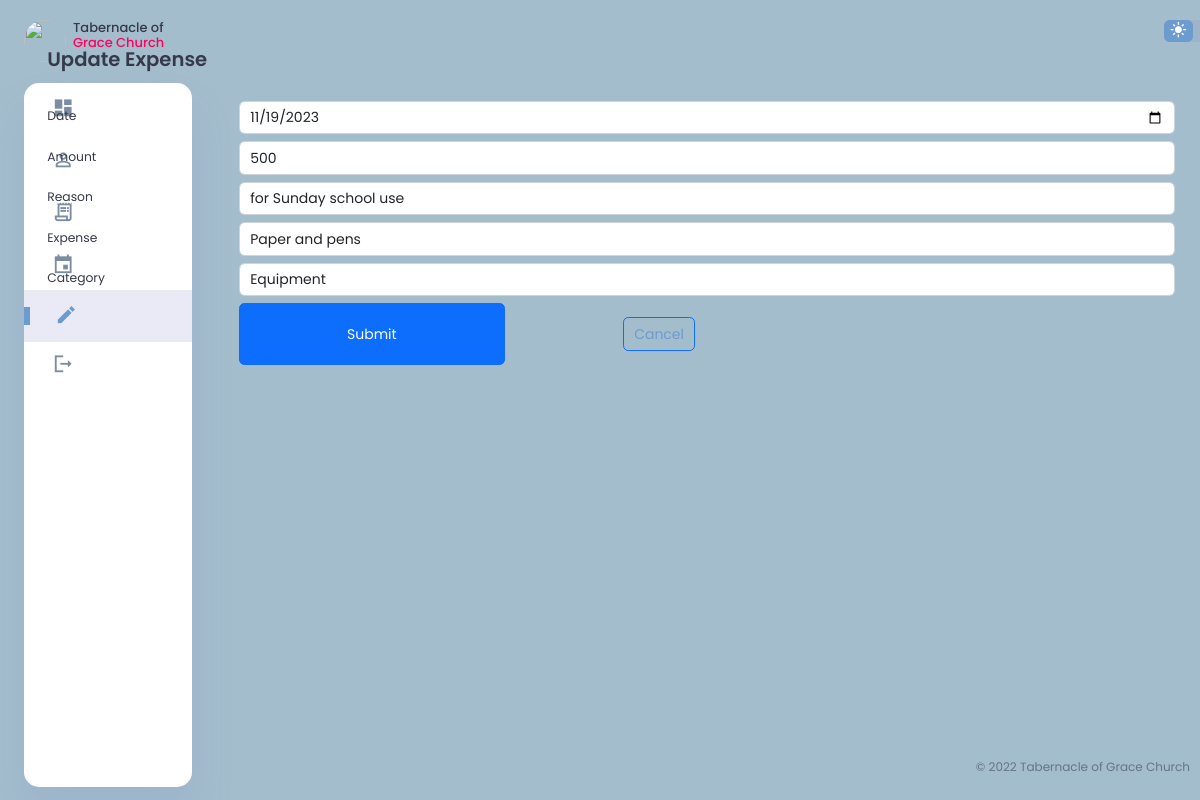
Page /edit_expense.php?ID=1 on the committed database.
### tables this page shows
CREATE TABLE `expense` (
  `ID` int(11) NOT NULL,
  `Date` date NOT NULL,
  `Amount` int(15) NOT NULL,
  `Reason` text NOT NULL,
  `Expense` text NOT NULL,
  `Category` varchar(50) NOT NULL
);

### edit_expense.php (the view, shortened to what this page needs)
<?php
  @include 'dbconnection.php';
  $Date = "";
  $Amount = "";
  $Reason = "";
  $Expense ="";
  $Category ="";
  if($_SERVER['REQUEST_METHOD'] == 'GET'){
    $ID = $_GET["ID"];
    $sql ="SELECT * FROM expense WHERE ID=$ID";
    $result = $conn ->query($sql);
    $row = $result ->fetch_assoc();
    $Date = $row["Date"];
    $Amount = $row["Amount"];
    $Reason = $row["Reason"];
    $Expense = $row["Expense"];
    $Category = $row["Category"];
  }
?>
<!DOCTYPE html>
<html lang="en">
<head>
  <link rel="stylesheet" href="	https://cdn.jsdelivr.net/npm/bootstrap@5.2.2/dist/css/bootstrap.min.css">
  <link rel="stylesheet" href="Styles/footer.css">
  <link rel="stylesheet" href="Styles/dashboard.css">
</head>
<body>
  <div class="edit_expense">
    <aside>
      <div class="toggle">
        <div class="logo">
          <img src="images/logo.jpg">
          <h4>Tabernacle of <span class="danger">Grace Church</span></h4>
        </div>
      </div>
      <div class="sidebar">
          <a href="dashboard.php">
            <span class="material-icons-sharp">
            </span>
          </a>
          <a href="register.php">
            <span class="material-icons-sharp">
            </span>
          </a>
          <a href="Bank.php">
            <span class="material-icons-sharp">
            </span>
          </a>
          <a href="event.php" >
            <span class="material-icons-sharp">
            </span>
          </a>
          <a href="inventory.php" class="active">
              <span class="material-icons-sharp">
              </span>
          </a>
          <a href="index.php">
            <span class="material-icons-sharp">
            </span>
          </a>
      </div>
    </aside>
    <main>
      <div class="recent-orders">
        <div class="containe">
        <h2>Update Expense</h2>
        <br>
        <form method="post">
          <div class="row mb-2">
            <label class="col-sm-2 col-form-label">Date</label>
            <div class="col sm 6">
              <input type="Date" class="form-control" name="Date" value="<?php echo $Date; ?>">
            </div>
          </div>
          <div class="row mb-2">
            <label class="col-sm-2 col-form-label">Amount</label>
            <div class="col sm 6">
              <input type="text" class="form-control" name="Amount" value="<?php echo $Amount; ?>">
            </div>
          </div>
          <div class="row mb-2">
            <label class="col-sm-2 col-form-label">Reason</label>
            <div class="col sm 6">
              <input type="text" class="form-control" name="Reason" value="<?php echo $Reason; ?>">
            </div>
          </div>
          <div class="row mb-2">
            <label class="col-sm-2 col-form-label">Expense</label>
            <div class="col sm 6">
              <input type="text" class="form-control" name="Expense" value="<?php echo $Expense; ?>">
            </div>
          </div>
          <div class="row mb-2">
            <label class="col-sm-2 col-form-label">Category</label>
            <div class="col sm 6">
              <input type="text" class="form-control" name="Category" value="<?php echo $Category; ?>">
            </div>
          </div>
          <div class="row mb-2">
            <div class="offset-sm-2 col-sm-3 d-grid">
              <button class="btn btn-primary">Submit</button>
            </div>
            <div class="col-sm-3 d-grid">
              <a href="inventory.php" class="btn btn-outline-primary" role="button">Cancel</a>
            </div>
          </div>
        </form>
        </div>
      </div>
    </main>
    <div class="right-section">
      <div class="nav">
        <div class="dark-mode">
          <span class="material-icons-sharp active">
          </span>
          <span class="material-icons-sharp">
          </span>
        </div>
      </div>
    </div>
  </div>
  <footer class="foot">
    <p>&copy; 2022 Tabernacle of Grace Church</p>
  </footer>
</body>
</html>

### Styles/footer.css (style rules this page uses)
.foot { position: fixed; bottom: 0; right: 0; font-size: 12px; padding: 10px; font-weight: 400; }

### Styles/dashboard.css (style rules this page uses)
:root { --color-primary: #6C9BCF; --color-danger: #FF0060; --color-success: #1B9C85; --color-warning: #F7D060; --color-white: #fff; --color-info-dark: #7d8da1; --color-dark: #363949; --color-light: rgba(132, 139, 200, 0.18); --color-dark-variant: #677483; --color-background: #a3bdcc; --card-border-radius: 2rem; --border-radius-1: 0.4rem; --border-radius-2: 1.2rem; --card-padding: 1.8rem; --padding-1: 1.2rem; --box-shadow: 0 2rem 3rem var(--color-light); }
* { margin: 0; padding: 0; outline: 0; border: 0; text-decoration: none; box-sizing: border-box; }
html { font-size: 14px; }
body { width: 100vw; height: 100vh; font-family: 'Poppins', sans-serif; font-size: 0.88rem; user-select: none; overflow-x: hidden; color: var(--color-dark); background-color: var(--color-background); }
a { color: var(--color-dark); }
img { display: block; width: 100%; object-fit: cover; border-radius: 50%; }
h2 { font-weight: 600; font-size: 1.4rem; }
p { color: var(--color-dark-variant); }
.danger { color: var(--color-danger); }
aside { height: 100vh; }
aside .toggle { display: flex; align-items: center; justify-content: space-between; margin-top: 1.4rem; }
aside .toggle .logo { display: flex; gap: 0.5rem; }
aside .logo img { width: 3rem; height: 3rem; border-radius: 50px; }
aside .sidebar { display: flex; flex-direction: column; background-color: var(--color-white); box-shadow: var(--box-shadow); border-radius: 15px; height: 88vh; position: relative; top: 1.5rem; transition: all 0.3s ease; }
aside .sidebar a { display: flex; align-items: center; color: var(--color-info-dark); height: 3.7rem; gap: 1rem; position: relative; margin-left: 2rem; transition: all 0.3s ease; }
aside .sidebar a span { font-size: 1.6rem; transition: all 0.3s ease; }
aside .sidebar a:last-child { position: absolute; bottom: 2rem; width: 100%; }
aside .sidebar a.active { width: 100%; color: var(--color-primary); background-color: var(--color-light); margin-left: 0; }
aside .sidebar a.active::before { content: ''; width: 6px; height: 18px; background-color: var(--color-primary); }
aside .sidebar a.active span { color: var(--color-primary); margin-left: calc(1rem - 3px); }
main { margin-top: 1.4rem; }
main .recent-orders { margin-top: 1.3rem; }
main .recent-orders h2 { margin-bottom: 0.8rem; }
main .recent-orders a { text-align: center; display: block; margin: 1rem auto; color: var(--color-primary); }
.right-section { margin-top: 1.4rem; }
.right-section .nav { display: flex; justify-content: center; gap: 2rem; }
.right-section .dark-mode { background-color: var(--color-light); display: flex; justify-content: space-between; align-items: center; height: 1.6rem; width: 4.2rem; cursor: pointer; border-radius: var(--border-radius-1); }
.right-section .dark-mode span { font-size: 1.2rem; width: 50%; height: 100%; display: flex; align-items: center; justify-content: center; }
.right-section .dark-mode span.active { background-color: var(--color-primary); color: white; border-radius: var(--border-radius-1); }
@media screen and (max-width: 1200px) { aside .sidebar a { width: 5.6rem; } }
@media screen and (max-width: 1200px) { aside .sidebar a:last-child { position: relative; margin-top: 1.8rem; } }
@media screen and (max-width: 1200px) { main .recent-orders { width: 94%; position: absolute; left: 50%; transform: translateX(-50%); margin: 2rem 0 0 0.8rem; } }

### edit_expense.php (style rules this page uses)
.edit_expense { display: grid; width: 96%; margin: 0 auto; gap: 1.8rem; grid-template-columns: 12rem 80% 5%; }
a { text-decoration: none; }
h4 { font-size: small; }

### rows in the picture
expense: Date "11/19/2023", Amount "500", Reason "for Sunday school use", Expense "Paper and pens", Category "Equipment"
